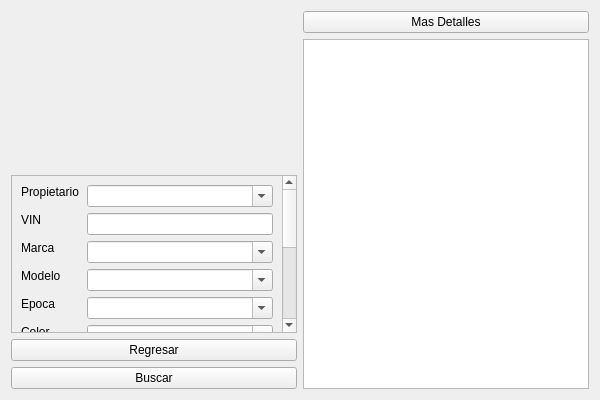
<?xml version="1.0" encoding="UTF-8"?>
<ui version="4.0">
 <class>DataTableWidget</class>
 <widget class="QWidget" name="DataTableWidget">
  <property name="geometry">
   <rect>
    <x>0</x>
    <y>0</y>
    <width>600</width>
    <height>400</height>
   </rect>
  </property>
  <property name="minimumSize">
   <size>
    <width>600</width>
    <height>400</height>
   </size>
  </property>
  <property name="windowTitle">
   <string>Form</string>
  </property>
  <layout class="QHBoxLayout" name="horizontalLayout_2">
   <item>
    <layout class="QVBoxLayout" name="verticalLayout_3">
     <item alignment="Qt::AlignmentFlag::AlignTop">
      <widget class="QLabel" name="imagenLogo">
       <property name="sizePolicy">
        <sizepolicy hsizetype="Preferred" vsizetype="Preferred">
         <horstretch>0</horstretch>
         <verstretch>0</verstretch>
        </sizepolicy>
       </property>
       <property name="maximumSize">
        <size>
         <width>250</width>
         <height>250</height>
        </size>
       </property>
       <property name="text">
        <string/>
       </property>
       <property name="pixmap">
        <pixmap resource="../resources/resources.qrc">:/icons/grillo.jpg</pixmap>
       </property>
       <property name="scaledContents">
        <bool>true</bool>
       </property>
      </widget>
     </item>
     <item>
      <layout class="QVBoxLayout" name="verticalLayout">
       <item alignment="Qt::AlignmentFlag::AlignTop">
        <widget class="QScrollArea" name="scrollArea">
         <property name="sizePolicy">
          <sizepolicy hsizetype="Expanding" vsizetype="Ignored">
           <horstretch>0</horstretch>
           <verstretch>0</verstretch>
          </sizepolicy>
         </property>
         <property name="minimumSize">
          <size>
           <width>0</width>
           <height>150</height>
          </size>
         </property>
         <property name="maximumSize">
          <size>
           <width>16777215</width>
           <height>16777215</height>
          </size>
         </property>
         <property name="sizeAdjustPolicy">
          <enum>QAbstractScrollArea::SizeAdjustPolicy::AdjustIgnored</enum>
         </property>
         <property name="widgetResizable">
          <bool>true</bool>
         </property>
         <widget class="QWidget" name="scrollAreaWidgetContents">
          <property name="geometry">
           <rect>
            <x>0</x>
            <y>0</y>
            <width>268</width>
            <height>395</height>
           </rect>
          </property>
          <layout class="QFormLayout" name="formLayout">
           <item row="0" column="0">
            <widget class="QLabel" name="labelPropietario">
             <property name="sizePolicy">
              <sizepolicy hsizetype="Fixed" vsizetype="Fixed">
               <horstretch>0</horstretch>
               <verstretch>0</verstretch>
              </sizepolicy>
             </property>
             <property name="text">
              <string>Propietario</string>
             </property>
            </widget>
           </item>
           <item row="0" column="1">
            <widget class="QComboBox" name="comboBoxPropietario">
             <property name="enabled">
              <bool>true</bool>
             </property>
             <property name="sizePolicy">
              <sizepolicy hsizetype="MinimumExpanding" vsizetype="Fixed">
               <horstretch>0</horstretch>
               <verstretch>0</verstretch>
              </sizepolicy>
             </property>
             <property name="editable">
              <bool>true</bool>
             </property>
             <property name="maxVisibleItems">
              <number>5</number>
             </property>
            </widget>
           </item>
           <item row="1" column="0">
            <widget class="QLabel" name="labelVin">
             <property name="sizePolicy">
              <sizepolicy hsizetype="Fixed" vsizetype="Fixed">
               <horstretch>0</horstretch>
               <verstretch>0</verstretch>
              </sizepolicy>
             </property>
             <property name="text">
              <string>VIN</string>
             </property>
            </widget>
           </item>
           <item row="2" column="0">
            <widget class="QLabel" name="labelMarca">
             <property name="sizePolicy">
              <sizepolicy hsizetype="Fixed" vsizetype="Fixed">
               <horstretch>0</horstretch>
               <verstretch>0</verstretch>
              </sizepolicy>
             </property>
             <property name="text">
              <string>Marca</string>
             </property>
            </widget>
           </item>
           <item row="2" column="1">
            <widget class="QComboBox" name="comboBoxMarca">
             <property name="enabled">
              <bool>true</bool>
             </property>
             <property name="sizePolicy">
              <sizepolicy hsizetype="MinimumExpanding" vsizetype="Fixed">
               <horstretch>0</horstretch>
               <verstretch>0</verstretch>
              </sizepolicy>
             </property>
             <property name="editable">
              <bool>true</bool>
             </property>
             <property name="maxVisibleItems">
              <number>5</number>
             </property>
            </widget>
           </item>
           <item row="3" column="0">
            <widget class="QLabel" name="labelModelo">
             <property name="sizePolicy">
              <sizepolicy hsizetype="Fixed" vsizetype="Fixed">
               <horstretch>0</horstretch>
               <verstretch>0</verstretch>
              </sizepolicy>
             </property>
             <property name="text">
              <string>Modelo</string>
             </property>
            </widget>
           </item>
           <item row="3" column="1">
            <widget class="QComboBox" name="comboBoxModelo">
             <property name="enabled">
              <bool>true</bool>
             </property>
             <property name="sizePolicy">
              <sizepolicy hsizetype="MinimumExpanding" vsizetype="Fixed">
               <horstretch>0</horstretch>
               <verstretch>0</verstretch>
              </sizepolicy>
             </property>
             <property name="editable">
              <bool>true</bool>
             </property>
             <property name="maxVisibleItems">
              <number>5</number>
             </property>
            </widget>
           </item>
           <item row="4" column="0">
            <widget class="QLabel" name="labelEpoca">
             <property name="sizePolicy">
              <sizepolicy hsizetype="Fixed" vsizetype="Fixed">
               <horstretch>0</horstretch>
               <verstretch>0</verstretch>
              </sizepolicy>
             </property>
             <property name="text">
              <string>Epoca</string>
             </property>
            </widget>
           </item>
           <item row="4" column="1">
            <widget class="QComboBox" name="comboBoxEpoca">
             <property name="enabled">
              <bool>true</bool>
             </property>
             <property name="sizePolicy">
              <sizepolicy hsizetype="MinimumExpanding" vsizetype="Fixed">
               <horstretch>0</horstretch>
               <verstretch>0</verstretch>
              </sizepolicy>
             </property>
             <property name="editable">
              <bool>true</bool>
             </property>
             <property name="maxVisibleItems">
              <number>5</number>
             </property>
            </widget>
           </item>
           <item row="5" column="0">
            <widget class="QLabel" name="labelColor">
             <property name="sizePolicy">
              <sizepolicy hsizetype="Fixed" vsizetype="Fixed">
               <horstretch>0</horstretch>
               <verstretch>0</verstretch>
              </sizepolicy>
             </property>
             <property name="text">
              <string>Color</string>
             </property>
            </widget>
           </item>
           <item row="5" column="1">
            <widget class="QComboBox" name="comboBoxColor">
             <property name="enabled">
              <bool>true</bool>
             </property>
             <property name="sizePolicy">
              <sizepolicy hsizetype="MinimumExpanding" vsizetype="Fixed">
               <horstretch>0</horstretch>
               <verstretch>0</verstretch>
              </sizepolicy>
             </property>
             <property name="editable">
              <bool>true</bool>
             </property>
             <property name="maxVisibleItems">
              <number>5</number>
             </property>
            </widget>
           </item>
           <item row="6" column="0">
            <widget class="QLabel" name="labelMatricula">
             <property name="sizePolicy">
              <sizepolicy hsizetype="Fixed" vsizetype="Fixed">
               <horstretch>0</horstretch>
               <verstretch>0</verstretch>
              </sizepolicy>
             </property>
             <property name="text">
              <string>Placa</string>
             </property>
            </widget>
           </item>
           <item row="7" column="0">
            <widget class="QLabel" name="labelMotor">
             <property name="sizePolicy">
              <sizepolicy hsizetype="Fixed" vsizetype="Fixed">
               <horstretch>0</horstretch>
               <verstretch>0</verstretch>
              </sizepolicy>
             </property>
             <property name="text">
              <string>Motor</string>
             </property>
            </widget>
           </item>
           <item row="7" column="1">
            <widget class="QComboBox" name="comboBoxMotor">
             <property name="enabled">
              <bool>true</bool>
             </property>
             <property name="sizePolicy">
              <sizepolicy hsizetype="MinimumExpanding" vsizetype="Fixed">
               <horstretch>0</horstretch>
               <verstretch>0</verstretch>
              </sizepolicy>
             </property>
             <property name="editable">
              <bool>true</bool>
             </property>
             <property name="maxVisibleItems">
              <number>5</number>
             </property>
            </widget>
           </item>
           <item row="8" column="0">
            <widget class="QLabel" name="labelKilometraje">
             <property name="sizePolicy">
              <sizepolicy hsizetype="Fixed" vsizetype="Fixed">
               <horstretch>0</horstretch>
               <verstretch>0</verstretch>
              </sizepolicy>
             </property>
             <property name="text">
              <string>Kilometraje</string>
             </property>
            </widget>
           </item>
           <item row="8" column="1">
            <widget class="QSpinBox" name="spinBoxKilometraje">
             <property name="enabled">
              <bool>true</bool>
             </property>
             <property name="sizePolicy">
              <sizepolicy hsizetype="MinimumExpanding" vsizetype="Fixed">
               <horstretch>0</horstretch>
               <verstretch>0</verstretch>
              </sizepolicy>
             </property>
             <property name="maximum">
              <number>1000000</number>
             </property>
            </widget>
           </item>
           <item row="9" column="0">
            <widget class="QLabel" name="labelPuertas">
             <property name="sizePolicy">
              <sizepolicy hsizetype="Fixed" vsizetype="Fixed">
               <horstretch>0</horstretch>
               <verstretch>0</verstretch>
              </sizepolicy>
             </property>
             <property name="text">
              <string>Puertas</string>
             </property>
            </widget>
           </item>
           <item row="9" column="1">
            <widget class="QSpinBox" name="spinBoxPuertas">
             <property name="enabled">
              <bool>true</bool>
             </property>
             <property name="sizePolicy">
              <sizepolicy hsizetype="MinimumExpanding" vsizetype="Fixed">
               <horstretch>0</horstretch>
               <verstretch>0</verstretch>
              </sizepolicy>
             </property>
             <property name="maximum">
              <number>10</number>
             </property>
             <property name="stepType">
              <enum>QAbstractSpinBox::StepType::DefaultStepType</enum>
             </property>
            </widget>
           </item>
           <item row="10" column="0">
            <widget class="QLabel" name="labelCarroceria">
             <property name="sizePolicy">
              <sizepolicy hsizetype="Fixed" vsizetype="Fixed">
               <horstretch>0</horstretch>
               <verstretch>0</verstretch>
              </sizepolicy>
             </property>
             <property name="text">
              <string>Carroceria</string>
             </property>
            </widget>
           </item>
           <item row="10" column="1">
            <widget class="QComboBox" name="comboBoxCarroceria">
             <property name="enabled">
              <bool>true</bool>
             </property>
             <property name="sizePolicy">
              <sizepolicy hsizetype="MinimumExpanding" vsizetype="Fixed">
               <horstretch>0</horstretch>
               <verstretch>0</verstretch>
              </sizepolicy>
             </property>
             <property name="editable">
              <bool>true</bool>
             </property>
             <property name="maxVisibleItems">
              <number>5</number>
             </property>
            </widget>
           </item>
           <item row="11" column="0">
            <widget class="QLabel" name="labelDetalles_2">
             <property name="sizePolicy">
              <sizepolicy hsizetype="Fixed" vsizetype="Fixed">
               <horstretch>0</horstretch>
               <verstretch>0</verstretch>
              </sizepolicy>
             </property>
             <property name="text">
              <string>Estado</string>
             </property>
            </widget>
           </item>
           <item row="11" column="1">
            <widget class="QCheckBox" name="checkBoxEstado">
             <property name="enabled">
              <bool>true</bool>
             </property>
             <property name="sizePolicy">
              <sizepolicy hsizetype="MinimumExpanding" vsizetype="Fixed">
               <horstretch>0</horstretch>
               <verstretch>0</verstretch>
              </sizepolicy>
             </property>
             <property name="text">
              <string>Almacenado</string>
             </property>
            </widget>
           </item>
           <item row="1" column="1">
            <widget class="QLineEdit" name="lineEditVin">
             <property name="clearButtonEnabled">
              <bool>true</bool>
             </property>
            </widget>
           </item>
           <item row="6" column="1">
            <widget class="QLineEdit" name="lineEditMatricula">
             <property name="clearButtonEnabled">
              <bool>true</bool>
             </property>
            </widget>
           </item>
          </layout>
         </widget>
        </widget>
       </item>
      </layout>
     </item>
     <item>
      <widget class="QPushButton" name="pushButtonRegresar">
       <property name="text">
        <string>Regresar</string>
       </property>
      </widget>
     </item>
     <item>
      <widget class="QPushButton" name="pushButtonBuscar">
       <property name="text">
        <string>Buscar</string>
       </property>
      </widget>
     </item>
    </layout>
   </item>
   <item>
    <layout class="QVBoxLayout" name="verticalLayout_4">
     <item>
      <layout class="QHBoxLayout" name="horizontalLayout">
       <item>
        <widget class="QPushButton" name="pushButtonDetalles">
         <property name="text">
          <string>Mas Detalles</string>
         </property>
        </widget>
       </item>
      </layout>
     </item>
     <item>
      <widget class="QTableView" name="tableViewListaDeCarros">
       <attribute name="verticalHeaderShowSortIndicator" stdset="0">
        <bool>false</bool>
       </attribute>
      </widget>
     </item>
    </layout>
   </item>
  </layout>
 </widget>
 <resources>
  <include location="../resources/resources.qrc"/>
 </resources>
 <connections/>
</ui>
